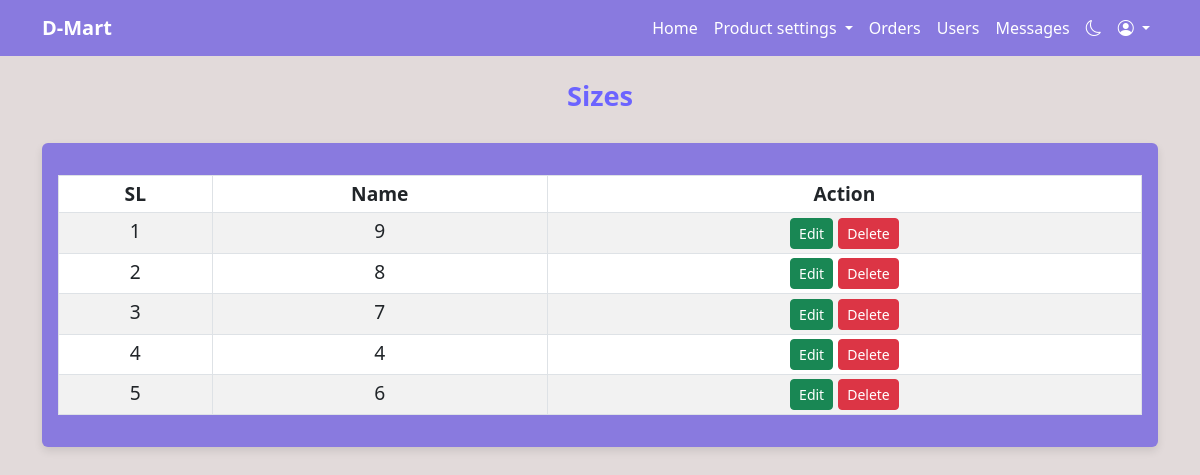
Page /backend/sizes.php (signed in) on the committed database.
### tables this page shows
CREATE TABLE `sizes` (
  `id` int(11) NOT NULL,
  `name` varchar(250) NOT NULL,
  `status` tinyint(1) NOT NULL DEFAULT 1
);

### backend/sizes.php (the view, shortened to what this page needs)
<?php
    require 'database_connection.php';
    $sql = "SELECT id, name FROM sizes WHERE status = 1";
    $result = $conn->query($sql);
?>
<!DOCTYPE html>
<html lang="en">
<?php require 'assets/header.php'; ?>
<body class="day-mode">
    <?php require 'assets/menu.php'; ?>
    <h2 class="dashboard-title mt-4">Sizes</h2>
    <div class="container">
        <div class="row mt-4">
            <div class="col-md-12 mb-4">
                <div class="card card-user-info">
                    <div class="card-body">
                        <table class="table table-striped table-bordered table-sm table-hover table-responsive mt-3">
                            <thead>
                                <tr>
                                    <th>SL</th>
                                    <th>Name</th>
                                    <th>Action</th>
                                </tr>
                            </thead>
                            <tbody>
                                <?php
                                if ($result->num_rows > 0) {
                                    $sl = 1;
                                    while ($row = $result->fetch_assoc()) {
                                        echo "<tr>";
                                        echo "<td>" . $sl++ . "</td>";
                                        echo "<td>" . htmlspecialchars($row['name']) . "</td>";
                                        echo "<td>
                                                <a href='edit_size.php?id=" . $row['id'] . "' class='btn btn-success btn-sm'>Edit</a>
                                                <a href='delete_size.php?id=" . $row['id'] . "'
                                                    class='btn btn-danger btn-sm'
                                                    onclick=\"return confirm('Are you sure you want to delete this size?');\">
                                                    Delete
                                                </a>
                                              </td>";
                                        echo "</tr>";
                                    }
                                } else {
                                    echo "<tr><td colspan='3' class='text-center'>No sizes available</td></tr>";
                                }
                                ?>
                            </tbody>
                        </table>
                    </div>
                </div>
            </div>
        </div>
    </div>
</body>
</html>

### backend/assets/css/style.css (style rules this page uses)
body.day-mode { background-color: #e2dada; color: #040303; }
.dashboard-title { color: #6c63ff; text-align: center; font-size: 1.7rem; font-weight: bold; margin-bottom: 30px; }
.card { border: none; box-shadow: 0 4px 8px rgba(0, 0, 0, 0.1); transition: transform 0.2s ease-in-out; }
.card-body { text-align: center; font-size: 1.2rem; color: #32ebc3; }
.day-mode .card, .day-mode .navbar { background-color: #897adf; }

### rows in the picture
sizes: name "9"
sizes: name "8"
sizes: name "7"
sizes: name "4"
sizes: name "6"
